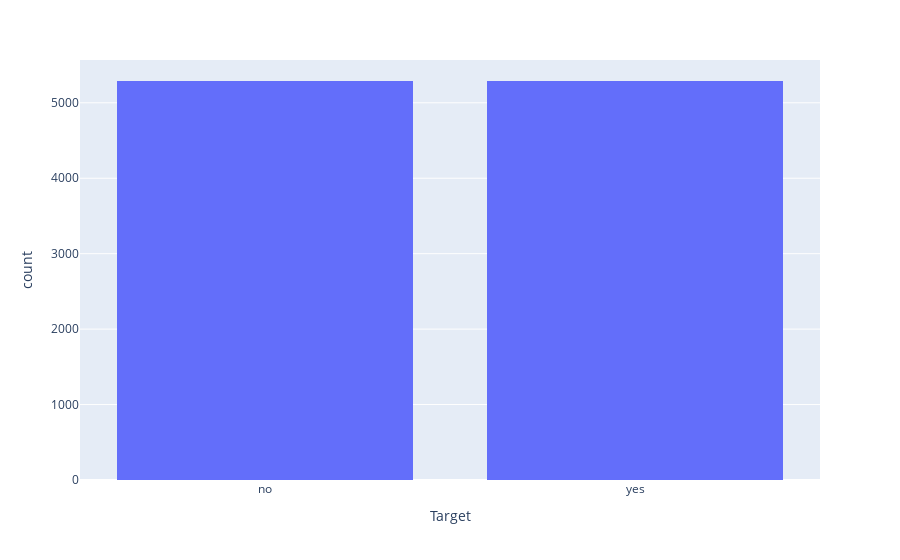

The cell this chart's notebook holds for it:
### Code cell
fig = px.histogram(dfClientDataReadable.Target, x='Target')
fig.show()

### Figure 1 — Plotly figure (JSON) as saved in the notebook; plotly's stock layout.template omitted (floating-point values rounded to 4 significant figures; data arrays with more than 128 entries replaced by an {"elided": "..."} marker saying what was removed)
{"data": [{"alignmentgroup": "True", "bingroup": "x", "hovertemplate": "Target=%{x}<br>count=%{y}<extra></extra>", "legendgroup": "", "marker": {"color": "#636efa", "pattern": {"shape": ""}}, "name": "", "offsetgroup": "", "orientation": "v", "showlegend": false, "type": "histogram", "x": {"elided": "10578 str values"}, "xaxis": "x", "yaxis": "y"}], "layout": {"autosize": true, "barmode": "relative", "legend": {"tracegroupgap": 0}, "margin": {"t": 60}, "xaxis": {"anchor": "y", "autorange": true, "domain": [0, 1], "range": [-0.5, 1.5], "title": {"text": "Target"}, "type": "category"}, "yaxis": {"anchor": "x", "autorange": true, "domain": [0, 1], "range": [0, 5567.0], "title": {"text": "count"}}}}
